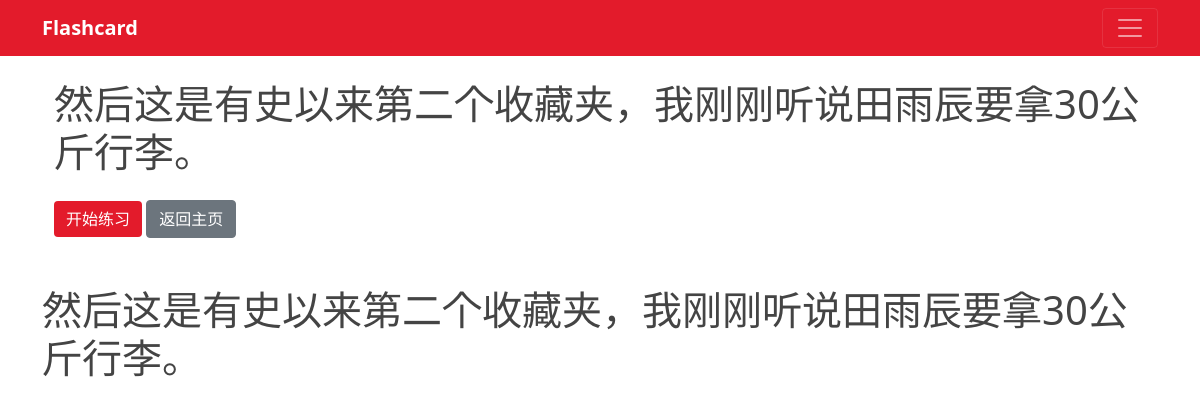
The app's page /collection/2/, older data.
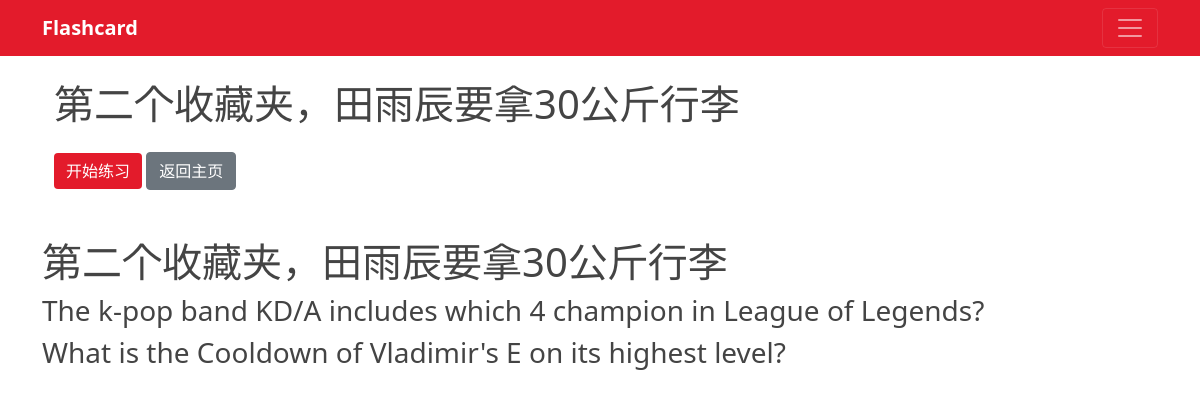
The same page, newer data.
### flashcards/models.py (models this page shows, shortened)
class Collection(models.Model):
	label = models.CharField(max_length=20)
	image = models.ImageField(default='default.jpg', upload_to='collection_thumbnails')
	description = models.TextField(default='')

class Flashcard(models.Model):
	front = models.TextField()	# ?
	back = models.TextField()	# ?
	flashcard_type = models.CharField(max_length=2)
	collection = models.ForeignKey(Collection, default=None, on_delete=models.CASCADE)
	knowledge = models.ManyToManyField(Knowledge)

### flashcards/views.py (the view)
# urls.py: path('collection/<int:pk>/', CollectionView.as_view(), name='collection'),
class CollectionView(TemplateView):
	template_name = 'flashcards/collection.html'
	def get_context_data(self, **kwargs):
		context = super().get_context_data(**kwargs)
		current_collection = get_object_or_404(Collection, id=self.kwargs.get('pk'))
		context['knowledges'] = Knowledge.objects.filter(collection=current_collection)
		context['flashcards'] = Flashcard.objects.filter(collection=current_collection)
		context['collection'] = current_collection
		return context

### flashcards/templates/flashcards/collection.html (shortened to what this page needs)
{% extends "users/home_base.html" %}
{% block home_content %}
<section class="py-4 container">
	<div class="col-lg-12 col-md-8 mx-auto">
		<h1 class="fw-light">{{collection.label}}</h1>
		<p>
			<a href="#" class="btn btn-primary my-2">开始练习</a>
			<a href="{% url 'home' %}" class="btn btn-secondary my-2">返回主页</a>
		</p>
	</div>
</section>
<h1>{{collection.label}}</h1>
{% for flashcard in flashcards %}
<h3>{{flashcard.front}}</h3>
{% endfor %}
{% endblock home_content %}

Row changes from the older to the newer data that the page shows:
changed Collection: label "然后这是有史以来第二个收藏夹，我刚刚听说田雨辰要拿30公斤行李。" → "第二个收藏夹，田雨辰要拿30公斤行李"
now on this page (row edited): Flashcard: front "The k-pop band KD/A includes which 4 champion in League of Legends?"
now on this page (row edited): Flashcard: front "What is the Cooldown of Vladimir's E on its highest level?"
